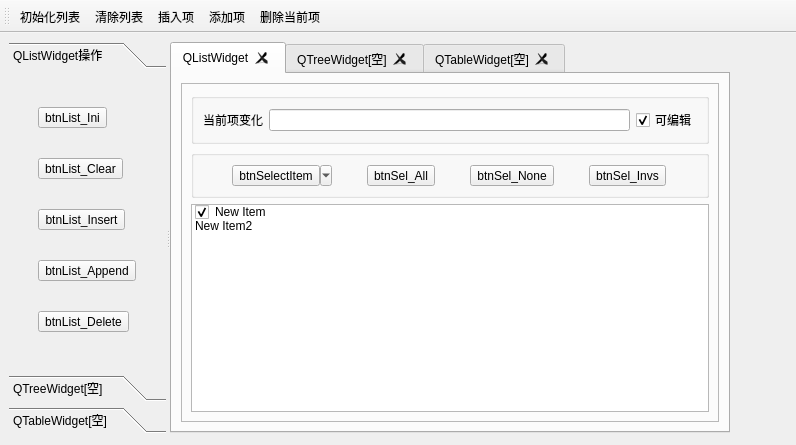
<?xml version="1.0" encoding="UTF-8"?>
<ui version="4.0">
 <class>MainWindow</class>
 <widget class="QMainWindow" name="MainWindow">
  <property name="geometry">
   <rect>
    <x>0</x>
    <y>0</y>
    <width>796</width>
    <height>445</height>
   </rect>
  </property>
  <property name="windowTitle">
   <string>MainWindow</string>
  </property>
  <widget class="QWidget" name="centralwidget">
   <widget class="QSplitter" name="splitter">
    <property name="geometry">
     <rect>
      <x>9</x>
      <y>9</y>
      <width>721</width>
      <height>391</height>
     </rect>
    </property>
    <property name="orientation">
     <enum>Qt::Horizontal</enum>
    </property>
    <property name="opaqueResize">
     <bool>true</bool>
    </property>
    <property name="childrenCollapsible">
     <bool>true</bool>
    </property>
    <widget class="QToolBox" name="toolBox">
     <property name="currentIndex">
      <number>0</number>
     </property>
     <widget class="QWidget" name="page">
      <property name="geometry">
       <rect>
        <x>0</x>
        <y>0</y>
        <width>154</width>
        <height>309</height>
       </rect>
      </property>
      <attribute name="icon">
       <iconset resource="../Resource/res.qrc">
        <normaloff>:/icons/images/check2.ico</normaloff>:/icons/images/check2.ico</iconset>
      </attribute>
      <attribute name="label">
       <string>QListWidget操作</string>
      </attribute>
      <layout class="QGridLayout" name="gridLayout">
       <item row="0" column="0">
        <widget class="QToolButton" name="btnList_Ini">
         <property name="text">
          <string>btnList_Ini</string>
         </property>
         <property name="toolButtonStyle">
          <enum>Qt::ToolButtonTextBesideIcon</enum>
         </property>
        </widget>
       </item>
       <item row="1" column="0">
        <widget class="QToolButton" name="btnList_Clear">
         <property name="text">
          <string>btnList_Clear</string>
         </property>
         <property name="toolButtonStyle">
          <enum>Qt::ToolButtonTextBesideIcon</enum>
         </property>
        </widget>
       </item>
       <item row="2" column="0">
        <widget class="QToolButton" name="btnList_Insert">
         <property name="text">
          <string>btnList_Insert</string>
         </property>
         <property name="toolButtonStyle">
          <enum>Qt::ToolButtonTextBesideIcon</enum>
         </property>
        </widget>
       </item>
       <item row="3" column="0">
        <widget class="QToolButton" name="btnList_Append">
         <property name="text">
          <string>btnList_Append</string>
         </property>
         <property name="toolButtonStyle">
          <enum>Qt::ToolButtonTextBesideIcon</enum>
         </property>
        </widget>
       </item>
       <item row="4" column="0">
        <widget class="QToolButton" name="btnList_Delete">
         <property name="text">
          <string>btnList_Delete</string>
         </property>
         <property name="toolButtonStyle">
          <enum>Qt::ToolButtonTextBesideIcon</enum>
         </property>
        </widget>
       </item>
      </layout>
     </widget>
     <widget class="QWidget" name="page_2">
      <property name="geometry">
       <rect>
        <x>0</x>
        <y>0</y>
        <width>154</width>
        <height>309</height>
       </rect>
      </property>
      <attribute name="label">
       <string>QTreeWidget[空]</string>
      </attribute>
     </widget>
     <widget class="QWidget" name="page_3">
      <property name="geometry">
       <rect>
        <x>0</x>
        <y>0</y>
        <width>154</width>
        <height>309</height>
       </rect>
      </property>
      <attribute name="label">
       <string>QTableWidget[空]</string>
      </attribute>
     </widget>
    </widget>
    <widget class="QTabWidget" name="tabWidget">
     <property name="tabPosition">
      <enum>QTabWidget::North</enum>
     </property>
     <property name="currentIndex">
      <number>0</number>
     </property>
     <property name="tabsClosable">
      <bool>true</bool>
     </property>
     <widget class="QWidget" name="tab_1">
      <attribute name="title">
       <string>QListWidget</string>
      </attribute>
      <layout class="QVBoxLayout" name="verticalLayout_2">
       <item>
        <widget class="QFrame" name="frame">
         <property name="frameShape">
          <enum>QFrame::StyledPanel</enum>
         </property>
         <property name="frameShadow">
          <enum>QFrame::Raised</enum>
         </property>
         <layout class="QVBoxLayout" name="verticalLayout">
          <item>
           <widget class="QGroupBox" name="groupBox">
            <property name="title">
             <string/>
            </property>
            <layout class="QHBoxLayout" name="horizontalLayout">
             <item>
              <widget class="QLabel" name="label">
               <property name="text">
                <string>当前项变化</string>
               </property>
              </widget>
             </item>
             <item>
              <widget class="QLineEdit" name="editCurItemText"/>
             </item>
             <item>
              <widget class="QCheckBox" name="chkBoxList_Editable">
               <property name="text">
                <string>可编辑</string>
               </property>
               <property name="checked">
                <bool>true</bool>
               </property>
              </widget>
             </item>
            </layout>
           </widget>
          </item>
          <item>
           <widget class="QGroupBox" name="groupBox_2">
            <property name="title">
             <string/>
            </property>
            <layout class="QHBoxLayout" name="horizontalLayout_2">
             <item>
              <widget class="QToolButton" name="btnSelectItem">
               <property name="mouseTracking">
                <bool>false</bool>
               </property>
               <property name="text">
                <string>btnSelectItem</string>
               </property>
               <property name="popupMode">
                <enum>QToolButton::MenuButtonPopup</enum>
               </property>
               <property name="toolButtonStyle">
                <enum>Qt::ToolButtonTextBesideIcon</enum>
               </property>
               <property name="autoRaise">
                <bool>false</bool>
               </property>
              </widget>
             </item>
             <item>
              <widget class="QToolButton" name="btnSel_ALL">
               <property name="text">
                <string>btnSel_All</string>
               </property>
              </widget>
             </item>
             <item>
              <widget class="QToolButton" name="btnSel_None">
               <property name="text">
                <string>btnSel_None</string>
               </property>
              </widget>
             </item>
             <item>
              <widget class="QToolButton" name="btnSel_Invs">
               <property name="text">
                <string>btnSel_Invs</string>
               </property>
              </widget>
             </item>
            </layout>
           </widget>
          </item>
          <item>
           <widget class="QListWidget" name="listWidget">
            <property name="contextMenuPolicy">
             <enum>Qt::CustomContextMenu</enum>
            </property>
            <item>
             <property name="text">
              <string>New Item</string>
             </property>
             <property name="checkState">
              <enum>Checked</enum>
             </property>
             <property name="icon">
              <iconset resource="../Resource/res.qrc">
               <normaloff>:/icons/images/724.bmp</normaloff>:/icons/images/724.bmp</iconset>
             </property>
             <property name="flags">
              <set>ItemIsSelectable|ItemIsEditable|ItemIsDragEnabled|ItemIsUserCheckable|ItemIsEnabled</set>
             </property>
            </item>
            <item>
             <property name="text">
              <string>New Item2</string>
             </property>
             <property name="checkState">
              <enum>Unchecked</enum>
             </property>
             <property name="icon">
              <iconset resource="../Resource/res.qrc">
               <normaloff>:/icons/images/724.bmp</normaloff>:/icons/images/724.bmp</iconset>
             </property>
             <property name="flags">
              <set>ItemIsSelectable|ItemIsEditable|ItemIsDragEnabled|ItemIsUserCheckable|ItemIsEnabled</set>
             </property>
            </item>
           </widget>
          </item>
         </layout>
        </widget>
       </item>
      </layout>
     </widget>
     <widget class="QWidget" name="tab_2">
      <attribute name="title">
       <string>QTreeWidget[空]</string>
      </attribute>
     </widget>
     <widget class="QWidget" name="tab_3">
      <attribute name="title">
       <string>QTableWidget[空]</string>
      </attribute>
     </widget>
    </widget>
   </widget>
  </widget>
  <widget class="QToolBar" name="mainToolBar">
   <property name="windowTitle">
    <string>toolBar</string>
   </property>
   <property name="toolButtonStyle">
    <enum>Qt::ToolButtonTextUnderIcon</enum>
   </property>
   <attribute name="toolBarArea">
    <enum>TopToolBarArea</enum>
   </attribute>
   <attribute name="toolBarBreak">
    <bool>false</bool>
   </attribute>
   <addaction name="act_InitializationList"/>
   <addaction name="act_ClearList"/>
   <addaction name="act_Insert"/>
   <addaction name="act_AddItem"/>
   <addaction name="act_DelCurrentItem"/>
  </widget>
  <action name="act_InitializationList">
   <property name="icon">
    <iconset resource="../Resource/res.qrc">
     <normaloff>:/icons/images/128.bmp</normaloff>:/icons/images/128.bmp</iconset>
   </property>
   <property name="text">
    <string>初始化列表</string>
   </property>
   <property name="toolTip">
    <string>初始化列表</string>
   </property>
  </action>
  <action name="act_ClearList">
   <property name="icon">
    <iconset resource="../Resource/res.qrc">
     <normaloff>:/icons/images/delete1.bmp</normaloff>:/icons/images/delete1.bmp</iconset>
   </property>
   <property name="text">
    <string>清除列表</string>
   </property>
   <property name="toolTip">
    <string>清除列表</string>
   </property>
  </action>
  <action name="act_Insert">
   <property name="enabled">
    <bool>true</bool>
   </property>
   <property name="icon">
    <iconset resource="../Resource/res.qrc">
     <normaloff>:/icons/images/424.bmp</normaloff>:/icons/images/424.bmp</iconset>
   </property>
   <property name="text">
    <string>插入项</string>
   </property>
   <property name="toolTip">
    <string>插入项</string>
   </property>
  </action>
  <action name="act_AddItem">
   <property name="icon">
    <iconset resource="../Resource/res.qrc">
     <normaloff>:/icons/images/316.bmp</normaloff>:/icons/images/316.bmp</iconset>
   </property>
   <property name="text">
    <string>添加项</string>
   </property>
   <property name="toolTip">
    <string>添加项</string>
   </property>
  </action>
  <action name="act_DelCurrentItem">
   <property name="icon">
    <iconset resource="../Resource/res.qrc">
     <normaloff>:/icons/images/324.bmp</normaloff>:/icons/images/324.bmp</iconset>
   </property>
   <property name="text">
    <string>删除当前项</string>
   </property>
   <property name="toolTip">
    <string>删除当前项</string>
   </property>
  </action>
  <action name="act_Itemselection">
   <property name="icon">
    <iconset resource="../Resource/res.qrc">
     <normaloff>:/icons/images/124.bmp</normaloff>:/icons/images/124.bmp</iconset>
   </property>
   <property name="text">
    <string>项选择</string>
   </property>
   <property name="toolTip">
    <string>项选择</string>
   </property>
  </action>
  <action name="act_Exit">
   <property name="icon">
    <iconset resource="../Resource/res.qrc">
     <normaloff>:/icons/images/132.bmp</normaloff>:/icons/images/132.bmp</iconset>
   </property>
   <property name="text">
    <string>退出</string>
   </property>
   <property name="toolTip">
    <string>退出</string>
   </property>
  </action>
  <action name="act_AllSelect">
   <property name="text">
    <string>全选</string>
   </property>
  </action>
  <action name="act_AllUnselect">
   <property name="text">
    <string>全不选</string>
   </property>
   <property name="toolTip">
    <string>全不选</string>
   </property>
  </action>
  <action name="act_ReverseElection">
   <property name="text">
    <string>反选</string>
   </property>
   <property name="toolTip">
    <string>反选</string>
   </property>
  </action>
 </widget>
 <resources>
  <include location="../Resource/res.qrc"/>
 </resources>
 <connections>
  <connection>
   <sender>act_Itemselection</sender>
   <signal>triggered()</signal>
   <receiver>act_ReverseElection</receiver>
   <slot>trigger()</slot>
   <hints>
    <hint type="sourcelabel">
     <x>-1</x>
     <y>-1</y>
    </hint>
    <hint type="destinationlabel">
     <x>-1</x>
     <y>-1</y>
    </hint>
   </hints>
  </connection>
  <connection>
   <sender>act_Exit</sender>
   <signal>triggered()</signal>
   <receiver>MainWindow</receiver>
   <slot>close()</slot>
   <hints>
    <hint type="sourcelabel">
     <x>-1</x>
     <y>-1</y>
    </hint>
    <hint type="destinationlabel">
     <x>397</x>
     <y>222</y>
    </hint>
   </hints>
  </connection>
 </connections>
</ui>
